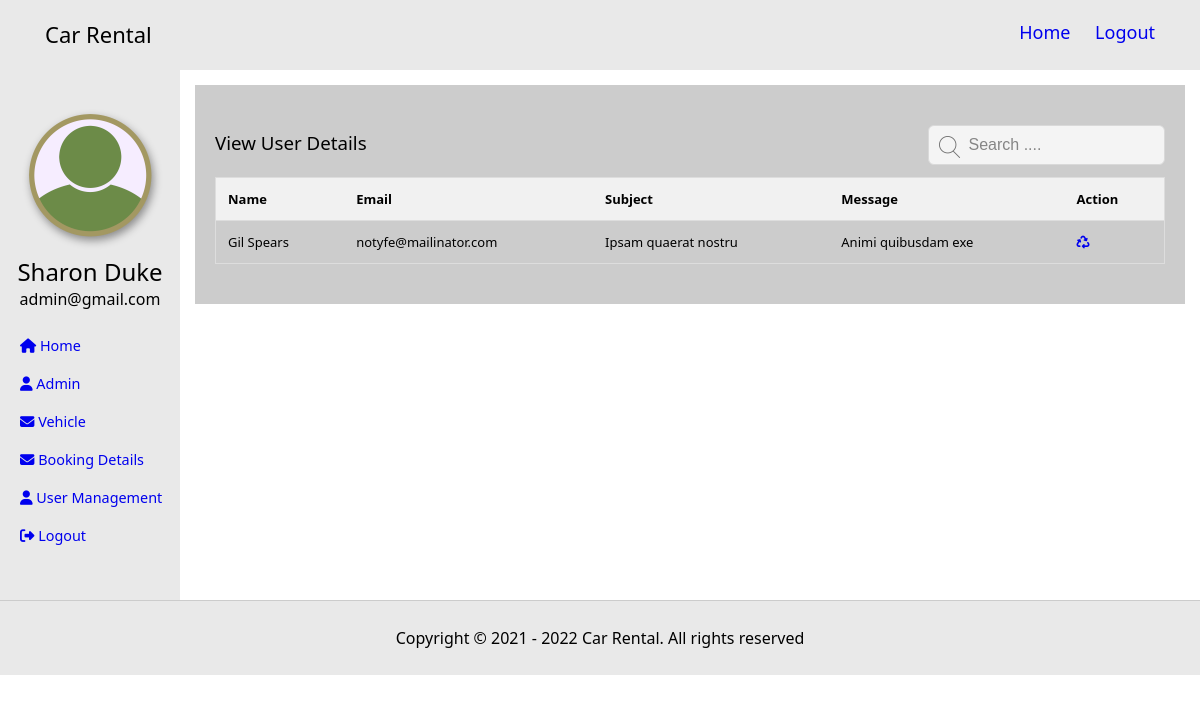
/admin/contactdetails.php (signed in), run on an earlier commit of the app's database.
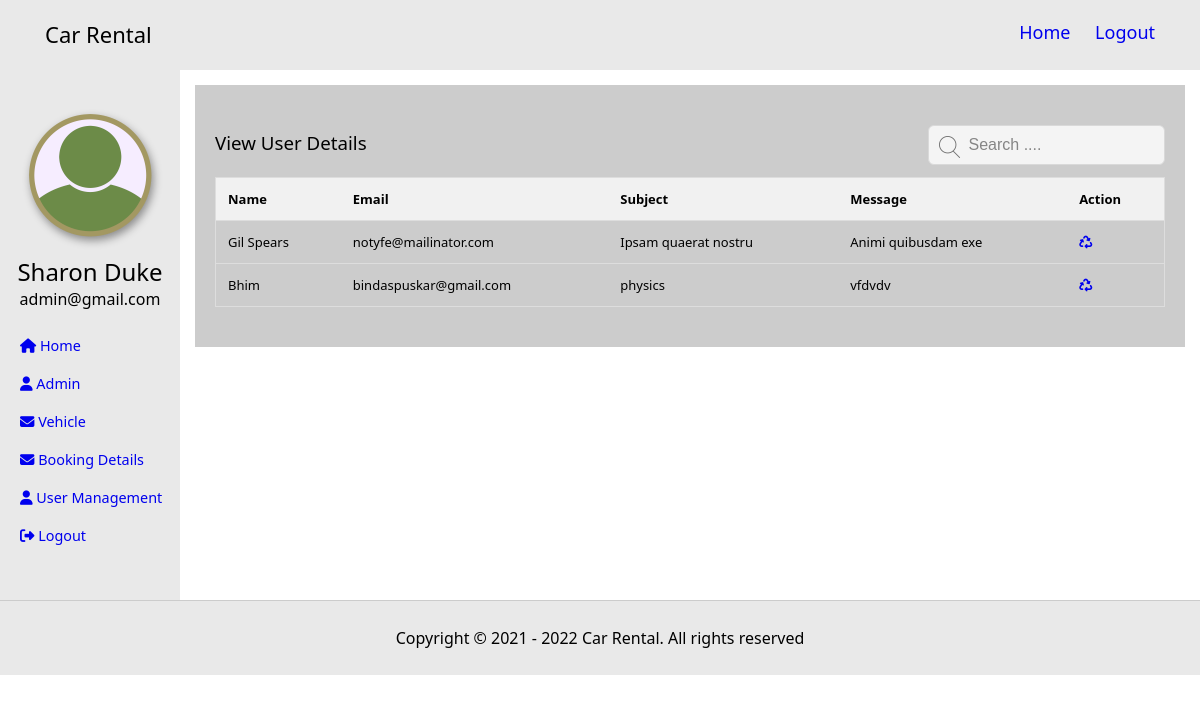
And on a later commit of the database.
### tables this page shows
CREATE TABLE `contact` (
  `contact_ID` int(11) NOT NULL,
  `name` varchar(250) NOT NULL,
  `email` varchar(250) NOT NULL,
  `subject` varchar(250) NOT NULL,
  `message` varchar(250) NOT NULL,
  `user_ID` int(11) NOT NULL
);

### admin/contactdetails.php (the view, shortened to what this page needs)
<?php require "header.php"; ?>
<?php
require "../database.php";
$contact = $pdo->prepare("SELECT *
            FROM contact ");
$contact->execute();
 ?>
<section>
  <div class="container-fluid">
    <div class="row">
      <div class="first">
        <?php require "sidebar.php"; ?>
      </div>
      <div class="second">
        <div class="right">
          <div class="detail">
            <div class="row">
              <div class="sort1">
                <h3>View User Details</h3>
              </div>
              <div class="sort">
              <input type="text" class="sorts" id="myInput" onkeyup="myFunction()" placeholder="Search ...." title="Type in a name">
            </div>
            </div>
            <table id="myTable">
                <tr class="header">
                  <th>Name</th>
                  <th>Email</th>
                  <th>Subject</th>
                  <th>Message</th>
                  <th>Action</th>
                </tr>
                <?php foreach ($contact as $row) {?>
                <tr>
                  <td><?php echo $row['name']; ?></td>
                  <td><?php echo $row['email'];   ?></td>
                  <td><?php echo $row['subject']; ?></td>
                  <td><?php echo $row['message']; ?></td>
                  <td><a  <?php echo 'href="contactdetails.php?det='.$row['contact_ID'].'"' ?>><i class="fas fa-recycle"></i></a></td>
                </tr>
              <?php } ?>
              </table>
          </div>
        </div>
      </div>
    </div>
  </div>
</section>
<?php require "footer.php"; ?>

### admin/sidebar.php (shortened to what this page needs)
<?php
  require '../database.php';
  $admin_id = $_SESSION['admin_id'];
  $userprofile = $pdo->prepare("SELECT * FROM admin WHERE admin_ID = '$admin_id'");
  $userprofile->execute();
  ?>
<div>
  <div class="center">
    <img src="../image/avatar.png" alt="avatar" class="img-fluid adimg">
    <?php foreach ($userprofile as $row) {?>
    <h2><?php echo $row['name'] ?></h2>
    <p><?php echo $row['email']; ?></p>
  <?php } ?>
  </div>
  <div>
    <ul class="users">
      <li class="users1"><a class="users2" href="home.php"><i class="fas fa-home"></i> Home</a></li>
      <li class="users1"><a class="users2" href="addadmin.php"><i class="fas fa-user"></i> Admin</a></li>
      <li class="users1"><a class="users2" href="#" style="position: relative;"><i class="fas fa-envelope"></i> Vehicle</a>
      </li>
      <li class="users1"><a class="users2" href="#" style="position: relative;"><i class="fas fa-envelope"></i> Booking Details</a>
      </li>
      <li class="users1"><a class="users2" href="#" style="position: relative;"><i class="fas fa-user"></i> User Management</a>
      </li>
      <li class="users1"><a class="users2" href="logout.php"><i class="fas fa-sign-out-alt"></i> Logout</a></li>
    </ul>
  </div>
</div>

What changed in the data, as far as the page shows it:
added contact: name "Bhim", email "bindaspuskar@gmail.com", subject "physics", message "vfdvdv"
